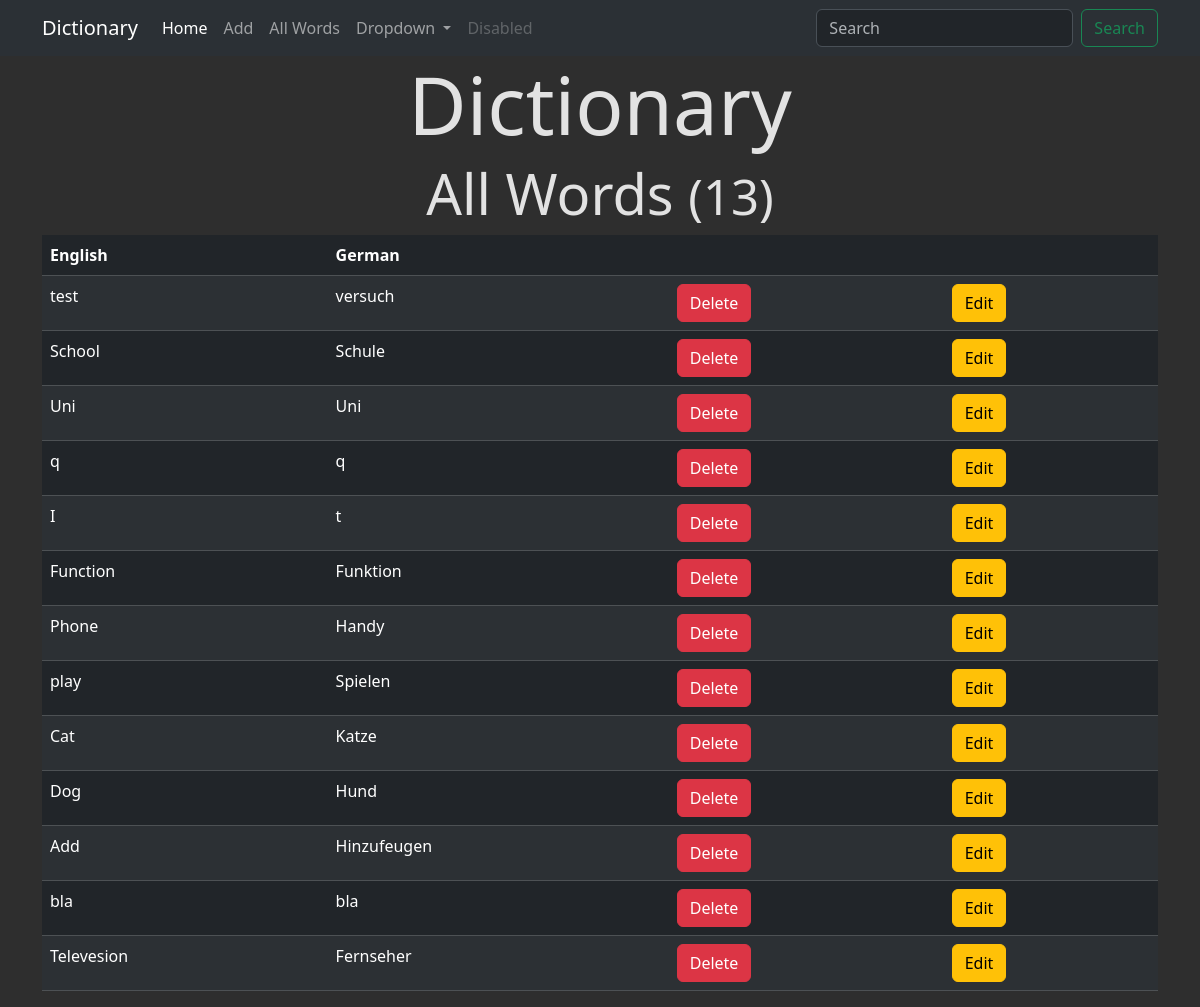
Before: /all/ with the older database file.
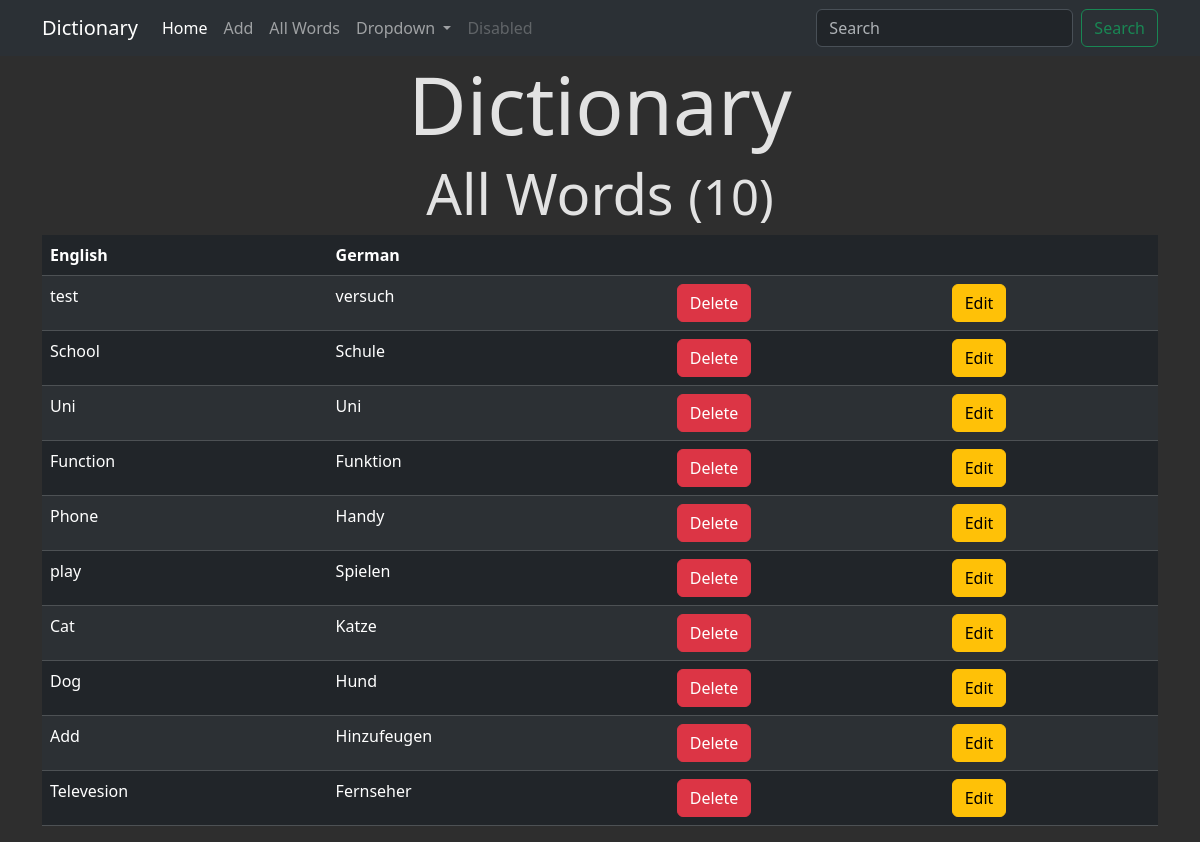
After: the same page with the newer database file.
### myDectionary/models.py (models this page shows, shortened)
class Word(models.Model):
    english = models.CharField(max_length=30)
    german = models.CharField(max_length=30)

### myDectionary/views.py (the view)
# urls.py: path('all/', all, name="allWords"),
def all(req):
    words = Word.objects.all()
    return HttpResponse(loader.get_template('pages/all.html').render(context={"pageName": "All Words", "words": words, "total": len(words) }, request=req))

### myDectionary/templates/pages/all.html (shortened to what this page needs)
{% extends "index.html" %} {% block content %}
<div class="row">
  <div class="col-md-12">
    <h1 class="display-4 text-center">{{pageName}} <span class="small h6">({{total}})</span></h1>
  </div>
</div>
<div class="row">
  <div class="col-md-12">
    <table class="table table-hover table-borderd text-white table-dark table-striped">
        <thead>
            <tr class="bg-dark">
                <th>English</th>
                <th>German</th>
                <th></th>
                <th></th>
            </tr>
        </thead>
        <tbody>
            {% for word in words %}
            <tr>
                <td>{{ word.english }}</td>
                <td>{{ word.german }}</td>
                <td>
                    <form action="/delete/" method="POST">
                        <button class="btn btn-danger">Delete</button>
                    </form>
                </td>
                <td>
                    <a class="btn btn-warning" href="{% url 'edit'%}?word_Id={{word.pk}}">Edit</a>
                </td>
            </tr>
            {% endfor %}
        </tbody>
    </table>
  </div>
</div>
{% endblock %}

### myDectionary/templates/index.html (shortened to what this page needs)
<!DOCTYPE html>
<html lang="en">
<head>
    {% load django_bootstrap5 %}
    {% bootstrap_css %}
    {% load static %}
    <link rel="stylesheet" href="{% static 'style.css' %}">
</head>
<body>
    <nav class="navbar navbar-expand-lg navbar-dark bg-body-tertiary" variant="dark" data-bs-theme="dark">
        <div class="container">
          <a class="navbar-brand" href="/">Dictionary</a>
          <div class="collapse navbar-collapse" id="navbarSupportedContent">
            <ul class="navbar-nav me-auto mb-2 mb-lg-0">
              <li class="nav-item">
                <a class="nav-link active" aria-current="page" href="/">Home</a>
              </li>
              <li class="nav-item">
                <a class="nav-link" href="/add">Add</a>
              </li>
              <li class="nav-item">
                <a class="nav-link" href="/all">All Words</a>
              </li>
              <li class="nav-item dropdown">
                <a class="nav-link dropdown-toggle" href="#" role="button" data-bs-toggle="dropdown" aria-expanded="false">
                  Dropdown
                </a>
              </li>
              <li class="nav-item">
                <a class="nav-link disabled" aria-disabled="true">Disabled</a>
              </li>
            </ul>
            <form class="d-flex" role="search" action="/search" method="GET">
              <input class="form-control me-2" name="q" type="search" placeholder="Search" aria-label="Search">
              <button class="btn btn-outline-success" type="submit">Search</button>
            </form>
          </div>
        </div>
      </nav>
    <div class="container">
        <div class="row">
            <div class="col-md-12">
                <h1 class="display-1 text-center">Dictionary</h1>
            </div>
        </div>
        {% block content %}
        {% endblock %}
    </div>
</body>
</html>

### myDectionary/static/style.css (style rules this page uses)
body { background-color: #2e2e2e; color: #e2e2e2 !important; min-height: 100vh; }

Changed rows visible on the page:
removed Word: english "q", german "q"
removed Word: english "I", german "t"
removed Word: english "bla", german "bla"
Other visible differences:
{{ total }}: "13" → "10"
